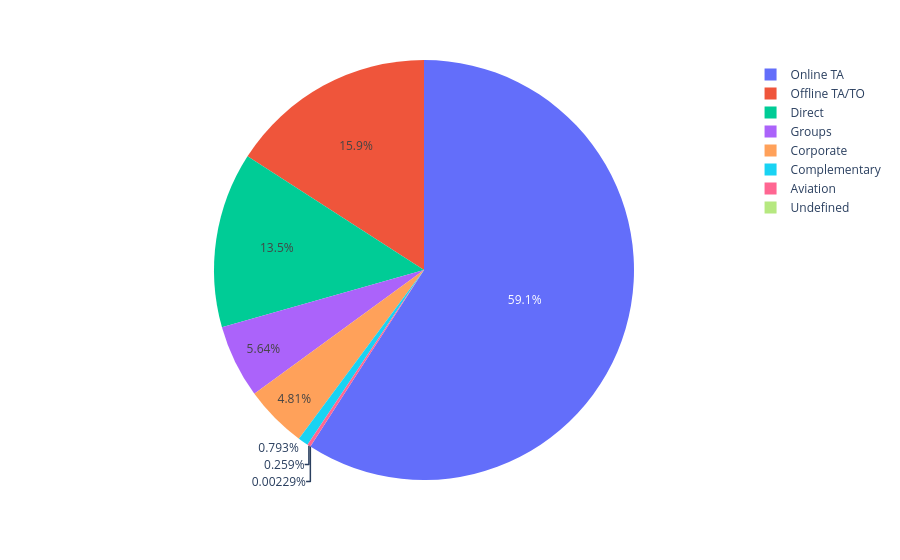

Notebook code cell kept with this figure:
### Code cell
fig.show()

### Figure 1 — Plotly figure (JSON) as saved in the notebook; plotly's stock layout.template omitted (floating-point values rounded to 4 significant figures)
{"data": [{"domain": {"x": [0.0, 1.0], "y": [0.0, 1.0]}, "hovertemplate": "label=%{label}<br>value=%{value}<extra></extra>", "labels": ["Online TA", "Offline TA/TO", "Direct", "Groups", "Corporate", "Complementary", "Aviation", "Undefined"], "legendgroup": "", "name": "", "showlegend": true, "values": [51553, 13855, 11780, 4922, 4200, 692, 226, 2], "type": "pie"}], "layout": {"legend": {"tracegroupgap": 0}, "margin": {"t": 60}}}
